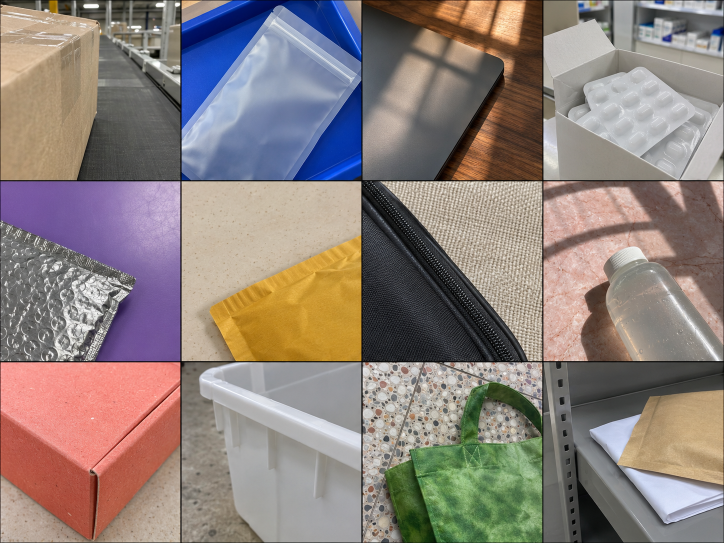
#> input picture synthetic-benchmark/backgrounds/scenes-atlas-1.png, 1448 x 1086 px (shown at 1/2 size)
$ python -i generate_by_format.py   (imports and definitions only)
#> lines starting #> are read from the running program, lines starting #| are printed output that depends on the picture
#> further down, picture is the input picture: shape (1086, 1448, 3); mean B, G, R 123.6, 128.7, 141.1
"""Generate the image-review corpus, grouped by a single symbology per directory."""

import argparse
from collections import Counter
from concurrent.futures import ThreadPoolExecutor
from hashlib import sha256
import json
from pathlib import Path
import platform
import random
import string
from tempfile import TemporaryDirectory

import cv2
import numpy as np

from barcode_quality import GEOMETRY_RULE, QUALITY_RULE, image_failure
from rendering import (ADDITIONAL_LINEAR_FORMATS, ATLAS, BACKGROUNDS, EFFECTS, FORMATS, JPEG_QUALITY, ROOT, SEED,
                      apply_frame_effects, choose_effects, dump, effect_strength, encode_jpeg, encode_plan,
                      make_symbol, read_backgrounds, render_symbol, retry_frame_size, scale_polygons, with_check_digit)


DATASET = ROOT / "dataset-by-format"
SCHEMA = "synthetic-barcode-grouped-v3"
NO_BARCODE = "NO_BARCODE"
EXTENDED_FORMATS = FORMATS | ADDITIONAL_LINEAR_FORMATS
ATLAS_SPECS = {
    ATLAS: BACKGROUNDS,
    ROOT / "backgrounds/scenes-atlas-1.png": (
        "parcel-conveyor", "blue-tray-zip-pouch", "laptop-and-walnut", "pharmacy-blister-packs",
        "silver-mailer", "mustard-envelope", "luggage-zipper", "bottle-on-stone",
        "coral-carton", "white-storage-tote", "green-bag-terrazzo", "warehouse-shelf",
    ),
    ROOT / "backgrounds/scenes-atlas-2.png": (
        "parcel-on-blue-steel", "teal-plastic-tub", "clear-clamshell", "paper-on-ceramic",
        "pink-bubble-mailer", "red-retail-box", "gray-rubber-bin", "kraft-mailing-tube",
        "amber-poly-bag", "sage-tissue", "mint-dispatch-tray", "open-paper-bag",
    ),
}
BACKGROUND_NAMES = tuple(name for names in ATLAS_SPECS.values() for name in names)
APPEARANCES = ("paper-label", "retail-sticker", "direct-print", "hang-tag", "laminated-sticker")
SINGLE_COMPOSITIONS = ("close-up", "mid-shot", "wide-shot", "edge-positioned")
MULTI_COMPOSITIONS = ("stacked", "side-by-side", "staggered", "clustered", "scattered")
SIZES = ((512, 512), (576, 768), (600, 400), (640, 480), (640, 800), (672, 512),
         (720, 720), (768, 432), (800, 600), (896, 504), (960, 640), (1024, 512))
SIMILARITY_RULE = {"phash_max_distance": 8, "dhash_max_distance": 5,
                   "rgb_thumbnail_size": 24, "thumbnail_mae_max": 10.0}


def asset_hashes():
    return {path.name: sha256(path.read_bytes()).hexdigest() for path in ATLAS_SPECS}


def relative_image(group, sample_id):
    parent = "controls/no-barcode" if group == NO_BARCODE else f"images/{group}"
    return f"{parent}/{sample_id}.jpg"


# [139 lines left out: functions balanced_draw, make_extended_symbol, make_plan, make_scene, layout_boxes, not called in this run]


def signature(image):
    size = SIMILARITY_RULE["rgb_thumbnail_size"]
    thumb = cv2.resize(image, (size, size), interpolation=cv2.INTER_AREA)
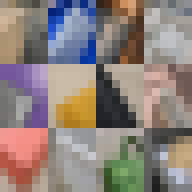
#> thumb: shape (24, 24, 3) (shown 8 times larger); mean B, G, R 123.6, 128.7, 141.1
    gray = cv2.cvtColor(image, cv2.COLOR_BGR2GRAY)
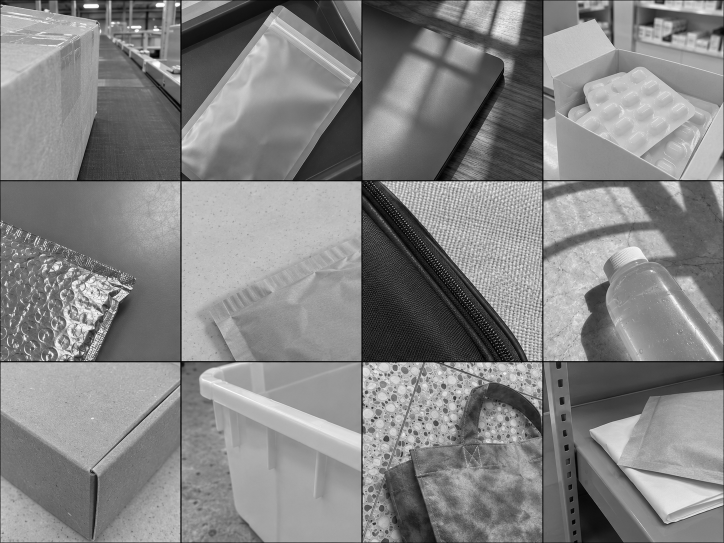
#> gray: shape (1086, 1448) (shown at 1/2 size); min 0, max 255, mean 131.8
    low = cv2.resize(gray, (32, 32), interpolation=cv2.INTER_AREA).astype(np.float32)
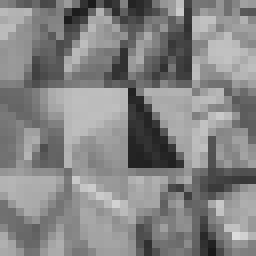
#> low: shape (32, 32) float32 (shown 8 times larger); min 25, max 219, mean 131.8
    coefficients = cv2.dct(low)[:8, :8].ravel()
#> coefficients = 64 values, max 4219.1 at index 0, min -290.5 at index 3, mean 68.07
    adjacent = cv2.resize(gray, (9, 8), interpolation=cv2.INTER_AREA)
    phash = int.from_bytes(np.packbits(coefficients > np.median(coefficients[1:])), "big")
#> phash = 16588228007874949678
    dhash = int.from_bytes(np.packbits(adjacent[:, 1:] > adjacent[:, :-1]), "big")
#> dhash = 3342321758230389605
    return phash, dhash, thumb


# [107 lines left out: functions near_duplicate, accept_frame, render, generate, not called in this run]


# [10 lines not run here, left out]

>>> import cv2
>>> picture = cv2.imread('backgrounds/scenes-atlas-1.png')
>>> result = signature(picture)
